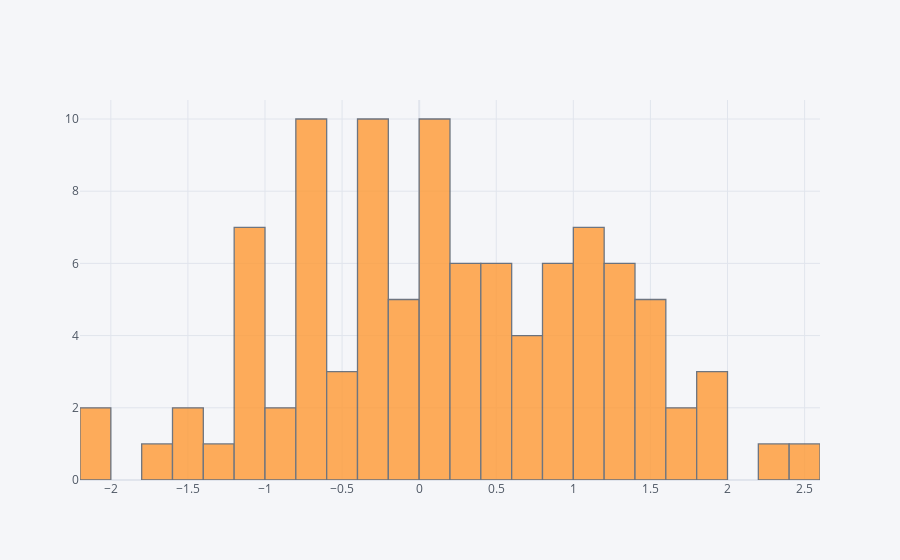

Notebook source saved alongside this figure:
### Markdown cell above
## histogram

### Code cell
df['A'].iplot(kind='hist',bins=25)

### Figure 1 — Plotly figure (JSON) as saved in the notebook; plotly's stock layout.template omitted (floating-point values rounded to 4 significant figures)
{"data": [{"histfunc": "count", "histnorm": "", "marker": {"color": "rgba(255, 153, 51, 1.0)", "line": {"color": "#4D5663", "width": 1.3}}, "name": "A", "nbinsx": 25, "opacity": 0.8, "orientation": "v", "type": "histogram", "x": [-0.2523, 0.06173, -0.09008, 0.9656, 0.4855, 0.267, 1.092, 1.687, 0.1056, 1.488, 1.254, -0.7041, -0.6119, 0.1801, 1.155, -0.3425, -1.067, -0.7222, 0.7651, -1.005, -0.2637, 0.927, -0.5193, 2.217, 0.3863, 1.199, -1.557, -0.149, -1.002, 0.1313, 0.2646, 1.553, 0.4724, 1.23, 1.484, -0.2715, 1.222, 0.01469, 1.367, 1.544, -1.025, 0.982, 1.161, 0.6991, -0.09107, -0.2843, -0.4017, -0.7775, -1.722, 2.461, 0.4815, 0.03581, 0.9106, -2.111, 0.4239, 1.97, 1.233, -0.3666, 1.823, 0.06967, 1.146, 1.739, -0.7411, -1.032, -0.105, 0.866, -1.578, -0.349, 1.421, 0.3283, 1.206, 0.2785, -0.766, -0.3625, 0.1623, 0.9016, -0.7315, 0.1235, 0.4762, -2.028, 0.4679, -0.2701, -0.9322, 1.178, -0.1121, 0.2118, -0.8425, -1.167, -0.2629, -1.103, 0.6628, -0.6656, 1.196, 1.995, 0.07005, -0.7716, -0.4528, -1.252, 0.7625, -0.6661]}], "layout": {"barmode": "overlay", "legend": {"bgcolor": "#F5F6F9", "font": {"color": "#4D5663"}}, "paper_bgcolor": "#F5F6F9", "plot_bgcolor": "#F5F6F9", "title": {"font": {"color": "#4D5663"}}, "xaxis": {"gridcolor": "#E1E5ED", "showgrid": true, "tickfont": {"color": "#4D5663"}, "title": {"font": {"color": "#4D5663"}, "text": ""}, "zerolinecolor": "#E1E5ED"}, "yaxis": {"gridcolor": "#E1E5ED", "showgrid": true, "tickfont": {"color": "#4D5663"}, "title": {"font": {"color": "#4D5663"}, "text": ""}, "zerolinecolor": "#E1E5ED"}}}
